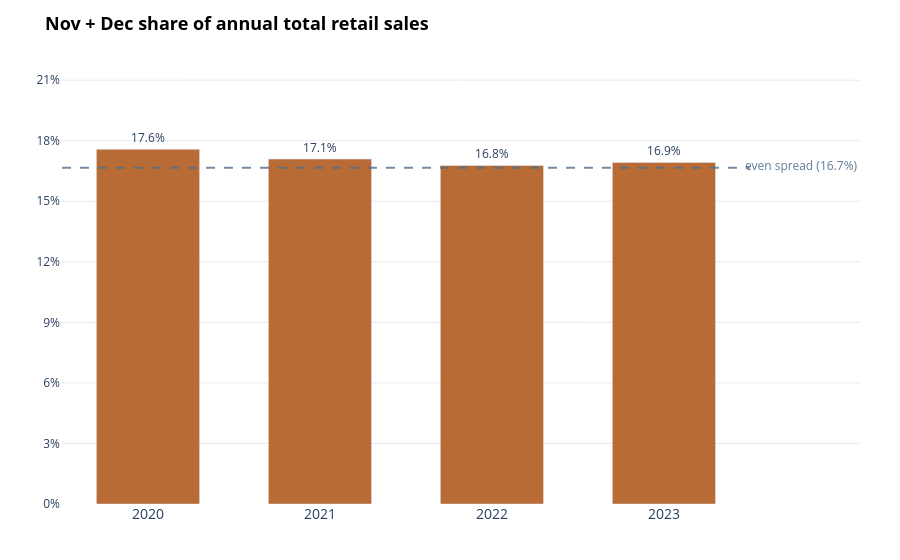

The code cell stored with this chart in its notebook:
### Code cell
# Convert Sales_Month to datetime to easily extract Year and Month
df_trend["Sales_Month"] = pd.to_datetime(df_trend["Sales_Month"])
df_trend["Year"] = df_trend["Sales_Month"].dt.year
df_trend["Month"] = df_trend["Sales_Month"].dt.month

# 3. Calculate Annual Total Sales per year
annual_totals = (
    df_trend.groupby("Year")["Sales"]
    .sum()
    .reset_index()
    .rename(columns={"Sales": "Annual_Total"})
)

# 4. Calculate Nov (Month 11) + Dec (Month 12) total sales per year
nov_dec_df = df_trend[df_trend["Month"].isin([11, 12])]
nov_dec_totals = (
    nov_dec_df.groupby("Year")["Sales"]
    .sum()
    .reset_index()
    .rename(columns={"Sales": "Nov_Dec_Total"})
)

# 5. Merge and compute percentage share
df_share = pd.merge(nov_dec_totals, annual_totals, on="Year")
df_share["Share_Pct"] = (df_share["Nov_Dec_Total"] / df_share["Annual_Total"]) * 100
df_share["Share_Text"] = df_share["Share_Pct"].round(1).astype(str) + "%"

# Filter for years 2020 to 2023 (or whatever full years are available)
df_share = df_share[
    (df_share["Year"] >= 2020) & (df_share["Year"] <= 2024)
]

# 6. Create the Bar Chart using Plotly Graph Objects for precise annotation control
fig = go.Figure()

# Add the main bars
fig.add_trace(
    go.Bar(
        x=df_share["Year"].astype(str),
        y=df_share["Share_Pct"],
        text=df_share["Share_Text"],
        textposition="outside",
        marker_color="#b86b35",  # Warm brownish-orange color matching your screenshot
        width=0.6,
    )
)

# Add horizontal dashed line for "even spread" (16.7% since 2 months out of 12 = 16.67%)
even_spread = (2 / 12) * 100
fig.add_shape(
    type="line",
    x0=-0.5,
    x1=len(df_share) - 0.5,
    y0=even_spread,
    y1=even_spread,
    line=dict(color="rgba(80, 110, 140, 0.8)", width=2, dash="dash"),
)

# Add annotation for the even spread line
fig.add_annotation(
    x=3.8,
    y=even_spread,
    text=f"even spread ({even_spread:.1f}%)",
    showarrow=False,
    yshift=2,
    font=dict(color="rgba(80, 110, 140, 0.9)", size=12),
)

# 7. Layout styling matching the clean look of the screenshot
fig.update_layout(
    title=dict(
        text="<b>Nov + Dec share of annual total retail sales</b>",
        font=dict(size=18, color="black"),
    ),
    xaxis=dict(title="", tickfont=dict(size=14)),
    yaxis=dict(
        title="",
        range=[0, 22],
        tickformat=".0f",
        ticksuffix="%",
        dtick=3,
        showgrid=True,
        gridcolor="rgba(210, 215, 220, 0.5)",
    ),
    plot_bgcolor="white",
    paper_bgcolor="white",
    showlegend=False,
    margin=dict(t=60, b=40, l=40, r=40),
)

fig.show()

### Figure 1 — Plotly figure (JSON) as saved in the notebook; plotly's stock layout.template omitted (floating-point values rounded to 4 significant figures)
{"data": [{"marker": {"color": "#b86b35"}, "text": ["17.6%", "17.1%", "16.8%", "16.9%"], "textposition": "outside", "type": "bar", "width": 0.6, "x": ["2020", "2021", "2022", "2023"], "y": [17.58, 17.09, 16.78, 16.92]}], "layout": {"annotations": [{"font": {"color": "rgba(80, 110, 140, 0.9)", "size": 12}, "showarrow": false, "text": "even spread (16.7%)", "x": 3.8, "y": 16.67, "yshift": 2}], "margin": {"b": 40, "l": 40, "r": 40, "t": 60}, "paper_bgcolor": "white", "plot_bgcolor": "white", "shapes": [{"line": {"color": "rgba(80, 110, 140, 0.8)", "dash": "dash", "width": 2}, "type": "line", "x0": -0.5, "x1": 3.5, "y0": 16.67, "y1": 16.67}], "showlegend": false, "title": {"font": {"color": "black", "size": 18}, "text": "<b>Nov + Dec share of annual total retail sales</b>"}, "xaxis": {"tickfont": {"size": 14}, "title": {"text": ""}}, "yaxis": {"dtick": 3, "gridcolor": "rgba(210, 215, 220, 0.5)", "range": [0, 22], "showgrid": true, "tickformat": ".0f", "ticksuffix": "%", "title": {"text": ""}}}}
